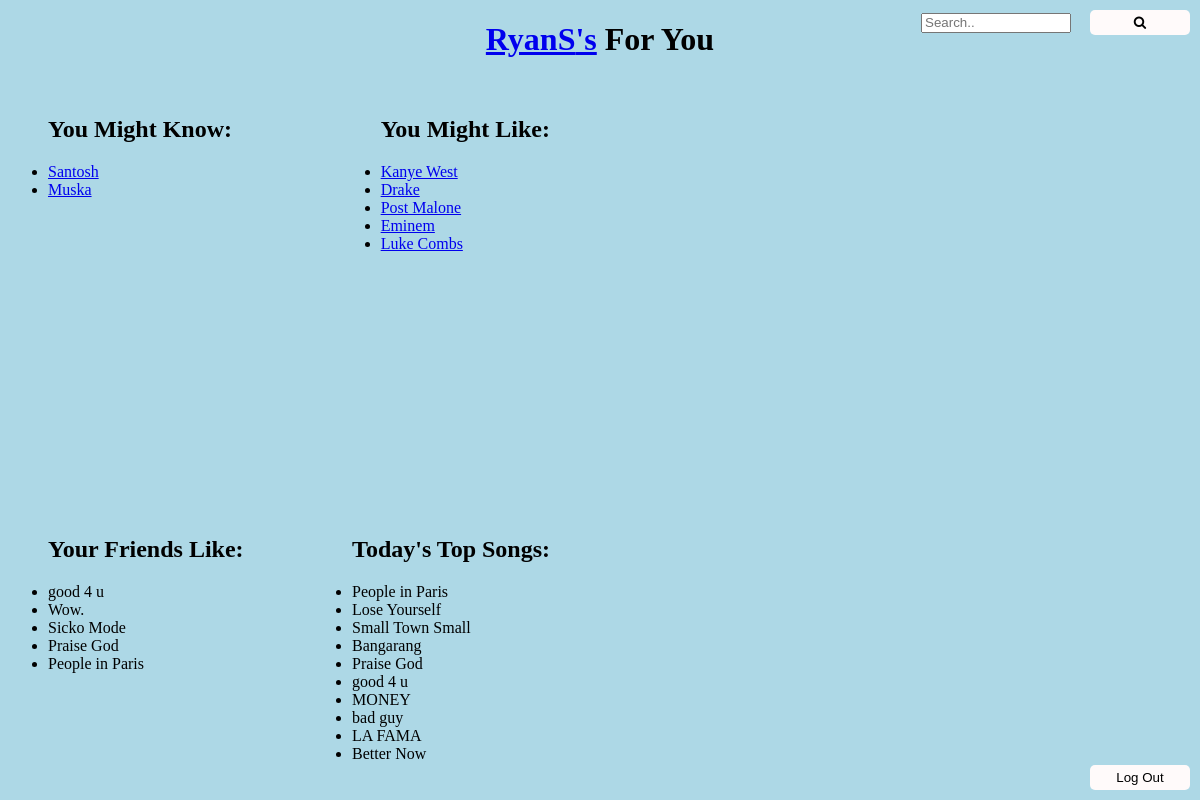
The page /home (signed in) on the database its author committed.
### runner.py (models this page shows, shortened)
class Users(UserMixin, db.Model):
    __tablename__ = "Users"
    id = db.Column(db.Integer, primary_key = True)
    username = db.Column(db.String, nullable = False)
    password = db.Column(db.String, nullable = False)

class Artists(db.Model):
    __tablename__ = "Artists"
    id = db.Column(db.Integer, primary_key = True)
    name = db.Column(db.String, nullable = False)

class Songs(db.Model):
    __tablename__ = "Songs"
    id = db.Column(db.Integer, primary_key = True)
    name = db.Column(db.String, nullable = False)
    albumkey = db.Column(db.Integer)
    genrekey = db.Column(db.Integer, nullable = False)
    artistkey = db.Column(db.Integer, nullable = False)

### runner.py (the view, shortened to what this page needs)
@app.route("/home", methods = ["GET", "POST"])
@login_required
def home():
    if request.method == "GET":
        res = db.session.execute("""
        select username
        from Users, Followers
        where id = followed
            and id != :key
            and user in (
                select followed
                from Followers
                where user = :key
            )
            and followed not in (
                select followed
                from Followers
                where user = :key
            )
        group by id
        order by count(*) desc
        limit 5;""", {"key" : current_user.id})
        accounts = []
        for row in res:
            accounts.append(row[0])
        res = db.session.execute("""
        select Artists.name
        from Artists, Songs, Genres
        where Artists.id = Songs.artistkey
            and Songs.genrekey = Genres.id
            and Genres.id in (
                select Genres.id
                from PlaylistsSongs, Songs, Genres, Playlists, Users
                where Users.id = :key
                    and songkey = Songs.id
                    and Songs.genrekey = Genres.id
                    and playlistkey = Playlists.id
                    and Playlists.userkey = Users.id
            )
            and Artists.id not in (
                select artistkey
                from FollowersArtists
                where userkey = :key
            )
        group by Artists.name, Genres.name
        order by count(*) desc
        limit 5;""",{"key" : current_user.id} )
        artists = []
        for row in res:
            artists.append(row[0])
        res = db.session.execute("""
        select Songs.name
        from Songs, PlaylistsSongs, Playlists
        where Playlists.public = 1
            and Playlists.userkey != :key
            and Playlists.id = playlistkey
            and Songs.id = songkey
            and Playlists.userkey in (
                select followed
                from Followers
                where user = :key
                )
            group by Songs.name
            order by count(*) desc
            limit 5;""", {"key" : current_user.id})
        followerRecs = []
        for row in res:
            followerRecs.append(row[0])
        res = db.session.execute("""
        select name, count(*) as TimesAdded
        from Songs, PlaylistsSongs
        where Songs.id = songkey
        group by songkey
        order by TimesAdded desc
        limit 10;
        """)
        topSongs = []
        for row in res:
            topSongs.append(row[0])
        return render_template("home.html", user = current_user, followers = accounts, artists = artists, followerRecs = followerRecs,
                                topSongs = topSongs)

### runner.py (called while the page is built)
@login_manager.user_loader
def load_user(user_id):
    return Users.query.filter_by(id = user_id).first()

### templates/home.html (shortened to what this page needs)
<!DOCTYPE html>
<html lang = 'en'>
    <head>
        <link href="../static/stylesheet.css" rel="stylesheet">
    </head>
    <body>
        <h1 class="center"><a href = "/user/{{user.username}}">{{user.username}}'s</a> For You</h1>
        <ul class = "upperLeft" type = "disc">
            <h2 class = "center">You Might Know: </h2>
            {% if not followers %}
                <li>No suggested followers :(</li>
            {% else %}
                {% for row in followers %}
                    <li><a href = "/user/{{row}}">{{row}}</a></li>
                {% endfor %}
            {% endif %}
        </ul>
        <ul class = "upperRight" type = "disc">
            <h2 class = "center">You Might Like: </h2>
            {% if not artists %}
                <li>No suggested artists :(</li>
            {% else %}
                {% for row in artists %}
                    <li><a href = "/artist/{{row}}">{{row}}</a></li>
                {% endfor %}
            {% endif %}
        </ul>
        <ul class = "bottomLeft" type = "disc">
            <h2 class = "center">Your Friends Like: </h2>
            {% if not followerRecs %}
                <li>No songs :(</li>
            {% else %}
                {% for row in followerRecs %}
                    <li>{{row}}</li>
                {% endfor %}
            {% endif %}
        </ul>
        <ul class = "bottomRight" type = "disc">
            <h2 class = "center">Today's Top Songs: </h2>
            {% if not topSongs %}
                <li>No songs :(</li>
            {% else %}
                {% for song in topSongs %}
                    <li>{{song}}</li>
                {% endfor %}
            {% endif %}
        </ul>
        <link rel="stylesheet" href="https://cdnjs.cloudflare.com/ajax/libs/font-awesome/4.7.0/css/font-awesome.min.css">
        <form class="search">
        <input type="text" id = "searchBar" placeholder="Search.." name="search">
        <button type="button" id = "searchButton" onclick="searching()"><i class="fa fa-search"></i></button>
        </form>
        <button type="button" class="exit" id="logout" onclick="logout()">Log Out</button>
    </body>
</html>

### static/stylesheet.css (style rules this page uses)
body { background-color: lightblue; }
button { width: 100px; padding: 5px 5px; border-radius: 5px; border: none; margin: 10px; background-color: snow; }
input { width: 150px; height: 20px; margin: 5px; }
.center { text-align: center; }
* { box-sizing: border-box; }
.search { position: absolute; right: 0px; top: 0px; }
.upperLeft { position: absolute; }
.upperRight { position: absolute; top: 100; right: 650px; }
.bottomLeft { position: absolute; top: 500px; }
.bottomRight { position: absolute; right: 650px; top: 500px; }
.exit { position: absolute; right: 0px; bottom: 0px; }

### rows shown on the page
Users: username "RyanS"
Users: username "Santosh"
Users: username "Muska"
Artists: name "Kanye West"
Artists: name "Drake"
Artists: name "Post Malone"
Artists: name "Eminem"
Artists: name "Luke Combs"
Songs: name "good 4 u"
Songs: name "Wow."
Songs: name "Sicko Mode"
Songs: name "Praise God"
Songs: name "People in Paris"
Songs: name "Lose Yourself"
Songs: name "Small Town Small"
Songs: name "Bangarang"
Songs: name "MONEY"
Songs: name "bad guy"
Songs: name "LA FAMA"
Songs: name "Better Now"
